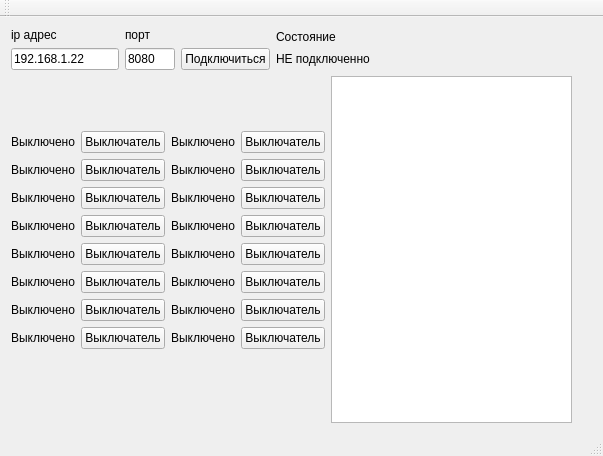
<?xml version="1.0" encoding="UTF-8"?>
<ui version="4.0">
 <class>MainWindow</class>
 <widget class="QMainWindow" name="MainWindow">
  <property name="geometry">
   <rect>
    <x>0</x>
    <y>0</y>
    <width>603</width>
    <height>456</height>
   </rect>
  </property>
  <property name="minimumSize">
   <size>
    <width>603</width>
    <height>456</height>
   </size>
  </property>
  <property name="maximumSize">
   <size>
    <width>603</width>
    <height>456</height>
   </size>
  </property>
  <property name="windowTitle">
   <string>MainWindow</string>
  </property>
  <widget class="QWidget" name="centralWidget">
   <layout class="QVBoxLayout" name="verticalLayout">
    <item>
     <layout class="QHBoxLayout" name="horizontalLayout">
      <item>
       <layout class="QVBoxLayout" name="verticalLayout_2">
        <item>
         <widget class="QLabel" name="lb_ipAddress">
          <property name="sizePolicy">
           <sizepolicy hsizetype="Maximum" vsizetype="Maximum">
            <horstretch>0</horstretch>
            <verstretch>0</verstretch>
           </sizepolicy>
          </property>
          <property name="text">
           <string>ip адрес</string>
          </property>
         </widget>
        </item>
        <item>
         <widget class="QLineEdit" name="le_ipAddress">
          <property name="sizePolicy">
           <sizepolicy hsizetype="Preferred" vsizetype="Maximum">
            <horstretch>0</horstretch>
            <verstretch>0</verstretch>
           </sizepolicy>
          </property>
          <property name="maximumSize">
           <size>
            <width>200</width>
            <height>16777215</height>
           </size>
          </property>
          <property name="text">
           <string>192.168.1.22</string>
          </property>
         </widget>
        </item>
       </layout>
      </item>
      <item>
       <layout class="QVBoxLayout" name="verticalLayout_3">
        <property name="sizeConstraint">
         <enum>QLayout::SetDefaultConstraint</enum>
        </property>
        <item>
         <widget class="QLabel" name="label_2">
          <property name="sizePolicy">
           <sizepolicy hsizetype="Maximum" vsizetype="Maximum">
            <horstretch>0</horstretch>
            <verstretch>0</verstretch>
           </sizepolicy>
          </property>
          <property name="text">
           <string>порт</string>
          </property>
         </widget>
        </item>
        <item>
         <widget class="QLineEdit" name="le_port">
          <property name="sizePolicy">
           <sizepolicy hsizetype="Maximum" vsizetype="Fixed">
            <horstretch>0</horstretch>
            <verstretch>0</verstretch>
           </sizepolicy>
          </property>
          <property name="maximumSize">
           <size>
            <width>50</width>
            <height>16777215</height>
           </size>
          </property>
          <property name="text">
           <string>8080</string>
          </property>
         </widget>
        </item>
       </layout>
      </item>
      <item>
       <layout class="QVBoxLayout" name="verticalLayout_4">
        <item>
         <spacer name="verticalSpacer_2">
          <property name="orientation">
           <enum>Qt::Vertical</enum>
          </property>
          <property name="sizeType">
           <enum>QSizePolicy::Ignored</enum>
          </property>
          <property name="sizeHint" stdset="0">
           <size>
            <width>20</width>
            <height>40</height>
           </size>
          </property>
         </spacer>
        </item>
        <item>
         <widget class="QPushButton" name="pb_connect">
          <property name="text">
           <string>Подключиться</string>
          </property>
         </widget>
        </item>
       </layout>
      </item>
      <item>
       <layout class="QVBoxLayout" name="verticalLayout_5">
        <item>
         <widget class="QLabel" name="label">
          <property name="sizePolicy">
           <sizepolicy hsizetype="Maximum" vsizetype="Maximum">
            <horstretch>0</horstretch>
            <verstretch>0</verstretch>
           </sizepolicy>
          </property>
          <property name="text">
           <string>Состояние</string>
          </property>
         </widget>
        </item>
        <item>
         <widget class="QLabel" name="lb_state">
          <property name="sizePolicy">
           <sizepolicy hsizetype="Maximum" vsizetype="Maximum">
            <horstretch>0</horstretch>
            <verstretch>0</verstretch>
           </sizepolicy>
          </property>
          <property name="text">
           <string>НЕ подключенно</string>
          </property>
         </widget>
        </item>
       </layout>
      </item>
      <item>
       <spacer name="horizontalSpacer">
        <property name="orientation">
         <enum>Qt::Horizontal</enum>
        </property>
        <property name="sizeHint" stdset="0">
         <size>
          <width>40</width>
          <height>20</height>
         </size>
        </property>
       </spacer>
      </item>
     </layout>
    </item>
    <item>
     <layout class="QHBoxLayout" name="horizontalLayout_2">
      <item>
       <layout class="QHBoxLayout" name="horizontalLayout_3">
        <item>
         <layout class="QVBoxLayout" name="verticalLayout_6">
          <item>
           <layout class="QFormLayout" name="formLayout">
            <property name="sizeConstraint">
             <enum>QLayout::SetMinimumSize</enum>
            </property>
            <property name="fieldGrowthPolicy">
             <enum>QFormLayout::ExpandingFieldsGrow</enum>
            </property>
            <property name="rowWrapPolicy">
             <enum>QFormLayout::DontWrapRows</enum>
            </property>
            <property name="labelAlignment">
             <set>Qt::AlignRight|Qt::AlignTop|Qt::AlignTrailing</set>
            </property>
            <property name="formAlignment">
             <set>Qt::AlignLeading|Qt::AlignLeft|Qt::AlignVCenter</set>
            </property>
            <item row="0" column="0">
             <layout class="QHBoxLayout" name="horizontalLayout_6">
              <item>
               <widget class="QLabel" name="lb_relay1">
                <property name="sizePolicy">
                 <sizepolicy hsizetype="Maximum" vsizetype="Preferred">
                  <horstretch>0</horstretch>
                  <verstretch>0</verstretch>
                 </sizepolicy>
                </property>
                <property name="text">
                 <string>Выключено</string>
                </property>
               </widget>
              </item>
              <item>
               <widget class="modernPushButton" name="pb_btn1">
                <property name="sizePolicy">
                 <sizepolicy hsizetype="Maximum" vsizetype="Fixed">
                  <horstretch>0</horstretch>
                  <verstretch>0</verstretch>
                 </sizepolicy>
                </property>
                <property name="text">
                 <string>Выключатель</string>
                </property>
               </widget>
              </item>
             </layout>
            </item>
            <item row="0" column="1">
             <layout class="QHBoxLayout" name="horizontalLayout_7">
              <item>
               <widget class="QLabel" name="lb_relay9">
                <property name="sizePolicy">
                 <sizepolicy hsizetype="Maximum" vsizetype="Preferred">
                  <horstretch>0</horstretch>
                  <verstretch>0</verstretch>
                 </sizepolicy>
                </property>
                <property name="text">
                 <string>Выключено</string>
                </property>
               </widget>
              </item>
              <item>
               <widget class="modernPushButton" name="pb_btn9">
                <property name="sizePolicy">
                 <sizepolicy hsizetype="Maximum" vsizetype="Fixed">
                  <horstretch>0</horstretch>
                  <verstretch>0</verstretch>
                 </sizepolicy>
                </property>
                <property name="text">
                 <string>Выключатель</string>
                </property>
               </widget>
              </item>
             </layout>
            </item>
            <item row="1" column="0">
             <layout class="QHBoxLayout" name="horizontalLayout_4">
              <item>
               <widget class="QLabel" name="lb_relay2">
                <property name="sizePolicy">
                 <sizepolicy hsizetype="Maximum" vsizetype="Preferred">
                  <horstretch>0</horstretch>
                  <verstretch>0</verstretch>
                 </sizepolicy>
                </property>
                <property name="text">
                 <string>Выключено</string>
                </property>
               </widget>
              </item>
              <item>
               <widget class="modernPushButton" name="pb_btn2">
                <property name="sizePolicy">
                 <sizepolicy hsizetype="Maximum" vsizetype="Fixed">
                  <horstretch>0</horstretch>
                  <verstretch>0</verstretch>
                 </sizepolicy>
                </property>
                <property name="text">
                 <string>Выключатель</string>
                </property>
               </widget>
              </item>
             </layout>
            </item>
            <item row="1" column="1">
             <layout class="QHBoxLayout" name="horizontalLayout_10">
              <item>
               <widget class="QLabel" name="lb_relay10">
                <property name="sizePolicy">
                 <sizepolicy hsizetype="Maximum" vsizetype="Preferred">
                  <horstretch>0</horstretch>
                  <verstretch>0</verstretch>
                 </sizepolicy>
                </property>
                <property name="text">
                 <string>Выключено</string>
                </property>
               </widget>
              </item>
              <item>
               <widget class="modernPushButton" name="pb_btn10">
                <property name="sizePolicy">
                 <sizepolicy hsizetype="Maximum" vsizetype="Fixed">
                  <horstretch>0</horstretch>
                  <verstretch>0</verstretch>
                 </sizepolicy>
                </property>
                <property name="text">
                 <string>Выключатель</string>
                </property>
               </widget>
              </item>
             </layout>
            </item>
            <item row="2" column="0">
             <layout class="QHBoxLayout" name="horizontalLayout_9">
              <item>
               <widget class="QLabel" name="lb_relay3">
                <property name="sizePolicy">
                 <sizepolicy hsizetype="Maximum" vsizetype="Preferred">
                  <horstretch>0</horstretch>
                  <verstretch>0</verstretch>
                 </sizepolicy>
                </property>
                <property name="text">
                 <string>Выключено</string>
                </property>
               </widget>
              </item>
              <item>
               <widget class="modernPushButton" name="pb_btn3">
                <property name="sizePolicy">
                 <sizepolicy hsizetype="Maximum" vsizetype="Fixed">
                  <horstretch>0</horstretch>
                  <verstretch>0</verstretch>
                 </sizepolicy>
                </property>
                <property name="text">
                 <string>Выключатель</string>
                </property>
               </widget>
              </item>
             </layout>
            </item>
            <item row="2" column="1">
             <layout class="QHBoxLayout" name="horizontalLayout_11">
              <item>
               <widget class="QLabel" name="lb_relay11">
                <property name="sizePolicy">
                 <sizepolicy hsizetype="Maximum" vsizetype="Preferred">
                  <horstretch>0</horstretch>
                  <verstretch>0</verstretch>
                 </sizepolicy>
                </property>
                <property name="text">
                 <string>Выключено</string>
                </property>
               </widget>
              </item>
              <item>
               <widget class="modernPushButton" name="pb_btn11">
                <property name="sizePolicy">
                 <sizepolicy hsizetype="Maximum" vsizetype="Fixed">
                  <horstretch>0</horstretch>
                  <verstretch>0</verstretch>
                 </sizepolicy>
                </property>
                <property name="text">
                 <string>Выключатель</string>
                </property>
               </widget>
              </item>
             </layout>
            </item>
            <item row="3" column="0">
             <layout class="QHBoxLayout" name="horizontalLayout_12">
              <item>
               <widget class="QLabel" name="lb_relay4">
                <property name="sizePolicy">
                 <sizepolicy hsizetype="Maximum" vsizetype="Preferred">
                  <horstretch>0</horstretch>
                  <verstretch>0</verstretch>
                 </sizepolicy>
                </property>
                <property name="text">
                 <string>Выключено</string>
                </property>
               </widget>
              </item>
              <item>
               <widget class="modernPushButton" name="pb_btn4">
                <property name="sizePolicy">
                 <sizepolicy hsizetype="Maximum" vsizetype="Fixed">
                  <horstretch>0</horstretch>
                  <verstretch>0</verstretch>
                 </sizepolicy>
                </property>
                <property name="text">
                 <string>Выключатель</string>
                </property>
               </widget>
              </item>
             </layout>
            </item>
            <item row="3" column="1">
             <layout class="QHBoxLayout" name="horizontalLayout_13">
              <item>
               <widget class="QLabel" name="lb_relay12">
                <property name="sizePolicy">
                 <sizepolicy hsizetype="Maximum" vsizetype="Preferred">
                  <horstretch>0</horstretch>
                  <verstretch>0</verstretch>
                 </sizepolicy>
                </property>
                <property name="text">
                 <string>Выключено</string>
                </property>
               </widget>
              </item>
              <item>
               <widget class="modernPushButton" name="pb_btn12">
                <property name="sizePolicy">
                 <sizepolicy hsizetype="Maximum" vsizetype="Fixed">
                  <horstretch>0</horstretch>
                  <verstretch>0</verstretch>
                 </sizepolicy>
                </property>
                <property name="text">
                 <string>Выключатель</string>
                </property>
               </widget>
              </item>
             </layout>
            </item>
            <item row="4" column="0">
             <layout class="QHBoxLayout" name="horizontalLayout_14">
              <item>
               <widget class="QLabel" name="lb_relay5">
                <property name="sizePolicy">
                 <sizepolicy hsizetype="Maximum" vsizetype="Preferred">
                  <horstretch>0</horstretch>
                  <verstretch>0</verstretch>
                 </sizepolicy>
                </property>
                <property name="text">
                 <string>Выключено</string>
                </property>
               </widget>
              </item>
              <item>
               <widget class="modernPushButton" name="pb_btn5">
                <property name="sizePolicy">
                 <sizepolicy hsizetype="Maximum" vsizetype="Fixed">
                  <horstretch>0</horstretch>
                  <verstretch>0</verstretch>
                 </sizepolicy>
                </property>
                <property name="text">
                 <string>Выключатель</string>
                </property>
               </widget>
              </item>
             </layout>
            </item>
            <item row="4" column="1">
             <layout class="QHBoxLayout" name="horizontalLayout_15">
              <item>
               <widget class="QLabel" name="lb_relay13">
                <property name="sizePolicy">
                 <sizepolicy hsizetype="Maximum" vsizetype="Preferred">
                  <horstretch>0</horstretch>
                  <verstretch>0</verstretch>
                 </sizepolicy>
                </property>
                <property name="text">
                 <string>Выключено</string>
                </property>
               </widget>
              </item>
              <item>
               <widget class="modernPushButton" name="pb_btn13">
                <property name="sizePolicy">
                 <sizepolicy hsizetype="Maximum" vsizetype="Fixed">
                  <horstretch>0</horstretch>
                  <verstretch>0</verstretch>
                 </sizepolicy>
                </property>
                <property name="text">
                 <string>Выключатель</string>
                </property>
               </widget>
              </item>
             </layout>
            </item>
            <item row="5" column="0">
             <layout class="QHBoxLayout" name="horizontalLayout_16">
              <item>
               <widget class="QLabel" name="lb_relay6">
                <property name="sizePolicy">
                 <sizepolicy hsizetype="Maximum" vsizetype="Preferred">
                  <horstretch>0</horstretch>
                  <verstretch>0</verstretch>
                 </sizepolicy>
                </property>
                <property name="text">
                 <string>Выключено</string>
                </property>
               </widget>
              </item>
              <item>
               <widget class="modernPushButton" name="pb_btn6">
                <property name="sizePolicy">
                 <sizepolicy hsizetype="Maximum" vsizetype="Fixed">
                  <horstretch>0</horstretch>
                  <verstretch>0</verstretch>
                 </sizepolicy>
                </property>
                <property name="text">
                 <string>Выключатель</string>
                </property>
               </widget>
              </item>
             </layout>
            </item>
            <item row="5" column="1">
             <layout class="QHBoxLayout" name="horizontalLayout_17">
              <item>
               <widget class="QLabel" name="lb_relay14">
                <property name="sizePolicy">
                 <sizepolicy hsizetype="Maximum" vsizetype="Preferred">
                  <horstretch>0</horstretch>
                  <verstretch>0</verstretch>
                 </sizepolicy>
                </property>
                <property name="text">
                 <string>Выключено</string>
                </property>
               </widget>
              </item>
              <item>
               <widget class="modernPushButton" name="pb_btn14">
                <property name="sizePolicy">
                 <sizepolicy hsizetype="Maximum" vsizetype="Fixed">
                  <horstretch>0</horstretch>
                  <verstretch>0</verstretch>
                 </sizepolicy>
                </property>
                <property name="text">
                 <string>Выключатель</string>
                </property>
               </widget>
              </item>
             </layout>
            </item>
            <item row="6" column="0">
             <layout class="QHBoxLayout" name="horizontalLayout_18">
              <item>
               <widget class="QLabel" name="lb_relay7">
                <property name="sizePolicy">
                 <sizepolicy hsizetype="Maximum" vsizetype="Preferred">
                  <horstretch>0</horstretch>
                  <verstretch>0</verstretch>
                 </sizepolicy>
                </property>
                <property name="text">
                 <string>Выключено</string>
                </property>
               </widget>
              </item>
              <item>
               <widget class="modernPushButton" name="pb_btn7">
                <property name="sizePolicy">
                 <sizepolicy hsizetype="Maximum" vsizetype="Fixed">
                  <horstretch>0</horstretch>
                  <verstretch>0</verstretch>
                 </sizepolicy>
                </property>
                <property name="text">
                 <string>Выключатель</string>
                </property>
               </widget>
              </item>
             </layout>
            </item>
            <item row="6" column="1">
             <layout class="QHBoxLayout" name="horizontalLayout_19">
              <item>
               <widget class="QLabel" name="lb_relay15">
                <property name="sizePolicy">
                 <sizepolicy hsizetype="Maximum" vsizetype="Preferred">
                  <horstretch>0</horstretch>
                  <verstretch>0</verstretch>
                 </sizepolicy>
                </property>
                <property name="text">
                 <string>Выключено</string>
                </property>
               </widget>
              </item>
              <item>
               <widget class="modernPushButton" name="pb_btn15">
                <property name="sizePolicy">
                 <sizepolicy hsizetype="Maximum" vsizetype="Fixed">
                  <horstretch>0</horstretch>
                  <verstretch>0</verstretch>
                 </sizepolicy>
                </property>
                <property name="text">
                 <string>Выключатель</string>
                </property>
               </widget>
              </item>
             </layout>
            </item>
            <item row="7" column="0">
             <layout class="QHBoxLayout" name="horizontalLayout_20">
              <item>
               <widget class="QLabel" name="lb_relay8">
                <property name="sizePolicy">
                 <sizepolicy hsizetype="Maximum" vsizetype="Preferred">
                  <horstretch>0</horstretch>
                  <verstretch>0</verstretch>
                 </sizepolicy>
                </property>
                <property name="text">
                 <string>Выключено</string>
                </property>
               </widget>
              </item>
              <item>
               <widget class="modernPushButton" name="pb_btn8">
                <property name="sizePolicy">
                 <sizepolicy hsizetype="Maximum" vsizetype="Fixed">
                  <horstretch>0</horstretch>
                  <verstretch>0</verstretch>
                 </sizepolicy>
                </property>
                <property name="text">
                 <string>Выключатель</string>
                </property>
               </widget>
              </item>
             </layout>
            </item>
            <item row="7" column="1">
             <layout class="QHBoxLayout" name="horizontalLayout_21">
              <item>
               <widget class="QLabel" name="lb_relay16">
                <property name="sizePolicy">
                 <sizepolicy hsizetype="Maximum" vsizetype="Preferred">
                  <horstretch>0</horstretch>
                  <verstretch>0</verstretch>
                 </sizepolicy>
                </property>
                <property name="text">
                 <string>Выключено</string>
                </property>
               </widget>
              </item>
              <item>
               <widget class="modernPushButton" name="pb_btn16">
                <property name="sizePolicy">
                 <sizepolicy hsizetype="Maximum" vsizetype="Fixed">
                  <horstretch>0</horstretch>
                  <verstretch>0</verstretch>
                 </sizepolicy>
                </property>
                <property name="text">
                 <string>Выключатель</string>
                </property>
               </widget>
              </item>
             </layout>
            </item>
           </layout>
          </item>
          <item>
           <spacer name="horizontalSpacer_2">
            <property name="orientation">
             <enum>Qt::Horizontal</enum>
            </property>
            <property name="sizeType">
             <enum>QSizePolicy::MinimumExpanding</enum>
            </property>
            <property name="sizeHint" stdset="0">
             <size>
              <width>40</width>
              <height>20</height>
             </size>
            </property>
           </spacer>
          </item>
         </layout>
        </item>
        <item>
         <widget class="QListView" name="listView">
          <property name="sizePolicy">
           <sizepolicy hsizetype="Preferred" vsizetype="Expanding">
            <horstretch>0</horstretch>
            <verstretch>0</verstretch>
           </sizepolicy>
          </property>
         </widget>
        </item>
        <item>
         <spacer name="verticalSpacer">
          <property name="orientation">
           <enum>Qt::Vertical</enum>
          </property>
          <property name="sizeHint" stdset="0">
           <size>
            <width>20</width>
            <height>40</height>
           </size>
          </property>
         </spacer>
        </item>
       </layout>
      </item>
     </layout>
    </item>
   </layout>
  </widget>
  <widget class="QMenuBar" name="menuBar">
   <property name="geometry">
    <rect>
     <x>0</x>
     <y>0</y>
     <width>603</width>
     <height>21</height>
    </rect>
   </property>
  </widget>
  <widget class="QToolBar" name="mainToolBar">
   <attribute name="toolBarArea">
    <enum>TopToolBarArea</enum>
   </attribute>
   <attribute name="toolBarBreak">
    <bool>false</bool>
   </attribute>
  </widget>
  <widget class="QStatusBar" name="statusBar"/>
 </widget>
 <layoutdefault spacing="6" margin="11"/>
 <customwidgets>
  <customwidget>
   <class>modernPushButton</class>
   <extends>QPushButton</extends>
   <header location="global">modernpushbutton.h</header>
  </customwidget>
 </customwidgets>
 <resources/>
 <connections/>
</ui>
